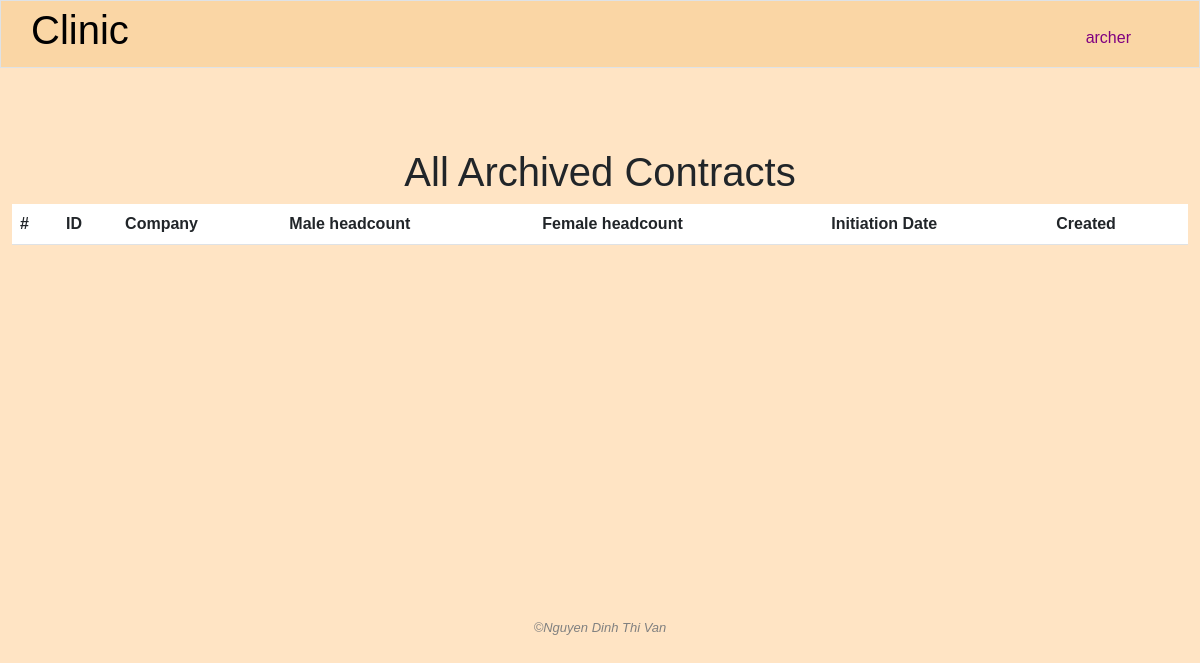
The page /archived_contracts (signed in) on the database as committed earlier.
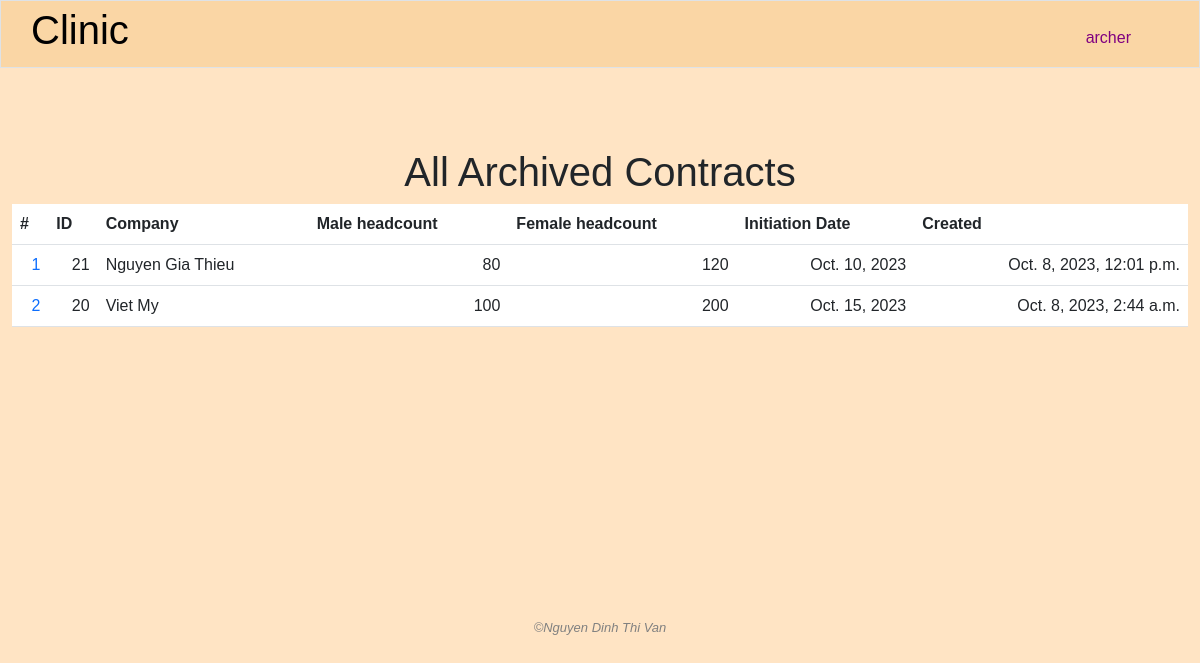
The same page on the database as committed later.
### clinic/models.py (models this page shows, shortened)
class Contract(models.Model):
    client = models.ForeignKey(Company, on_delete=models.CASCADE, related_name='contracts')
    services = models.ManyToManyField(Service, related_name='contracts')
    male_headcount = models.IntegerField()
    female_headcount = models.IntegerField()
    total_value = models.IntegerField(blank=True, null=True)
    discount = models.DecimalField(max_digits=5, decimal_places=2, default=0.00)
    revenue = models.IntegerField(blank=True, null=True)
    initiation_date = models.DateField(blank=True, null=True)
    created = models.DateTimeField(auto_now_add=True)
    created_by = models.ForeignKey(User, on_delete=models.SET_NULL, blank=True, null=True, related_name='contracts_added')
    modified_by = models.ForeignKey(User, on_delete=models.SET_NULL, blank=True, null=True, related_name='contracts_modified')
    pdf_file = models.FileField(upload_to='uploaded_files/', blank=True, null=True)
    archived = models.BooleanField(default=False)
    archived_date = models.DateTimeField(blank=True, null=True)
    archived_by = models.ForeignKey(User, on_delete=models.SET_NULL, blank=True, null=True, related_name="archived_contracts")

class Company(models.Model):
    name = models.CharField(max_length=255)
    industry = models.CharField(max_length=255)
    address = models.TextField()
    email = models.CharField(max_length=255, blank=True, null=True)
    phone = models.CharField(max_length=255, blank=True, null=True)
    representative = models.ForeignKey('People', on_delete=models.SET_NULL, blank=True, null=True, related_name="companies")
    male_headcount = models.IntegerField()
    female_headcount = models.IntegerField()
    created_by = models.ForeignKey(User, on_delete=models.SET_NULL, blank=True, null=True, related_name="add_companies")
    modified_by = models.ForeignKey(User, on_delete=models.SET_NULL, blank=True, null=True, related_name="modified_companies")

### clinic/views.py (the view)
# urls.py: path('archived_contracts', views.all_archived_contracts, name="all_archived_contracts"),
@login_required
def all_archived_contracts(request):
    if "read_contract_info" not in user_right(request.user.management_right_level):
        request.session['nay_message'] = "You do not have the permission to access this page"
        return HttpResponseRedirect(reverse('index'))
    contracts = Contract.objects.filter(archived=True).order_by("initiation_date")
    return render(request, "clinic/all_archived_contracts.html",{
        "contracts": contracts
    })

### clinic/templates/clinic/all_archived_contracts.html (shortened to what this page needs)
{% extends "clinic/layout.html" %}
{% load static %}
{% block main %}
    <h1 class="text-center">All Archived Contracts</h1>
    <div class="container-fluid">
        <table class="table table-hover">
            <thead>
                <tr>
                    <th>
                        #
                    </th>
                    <th>
                        ID
                    </th>
                    <th>
                        Company
                    </th>
                    <th>
                        Male headcount
                    </th>
                    <th>
                        Female headcount
                    </th>
                    <th>
                        Initiation Date
                    </th>
                    <th>
                        Created
                    </th>
                </tr>
            </thead>
            <tbody>
                {% for contract in contracts %}
                <tr>
                    <td class="text-end">
                        <a class="no-underline" href="{% url 'contract_detail' contract_id=contract.id %}">
                            {{ forloop.counter }}
                        </a>
                    </td>
                    <td class="text-end">
                        {{ contract.id }}
                    </td>
                    <td>
                        {{ contract.client.name }}
                    </td>
                    <td class="text-end">
                        {{ contract.male_headcount }}
                    </td>
                    <td class="text-end">
                        {{ contract.female_headcount }}
                    </td>
                    <td class="text-end">
                        {{ contract.initiation_date }}
                    </td>
                    <td class="text-end">
                        {{ contract.created }}
                    </td>
                </tr>
                {% endfor %}
            </tbody>
        </table>
    </div>
{% endblock %}

Rows that differ between the two databases and show on the page:
now on this page (row edited): Contract: id "21", client.name "Nguyen Gia Thieu", male_headcount "80", female_headcount "120", initiation_date "Oct. 10, 2023", created "Oct. 8, 2023, 12:01 p.m."
now on this page (row edited): Contract: id "20", client.name "Viet My", male_headcount "100", female_headcount "200", initiation_date "Oct. 15, 2023", created "Oct. 8, 2023, 2:44 a.m."
